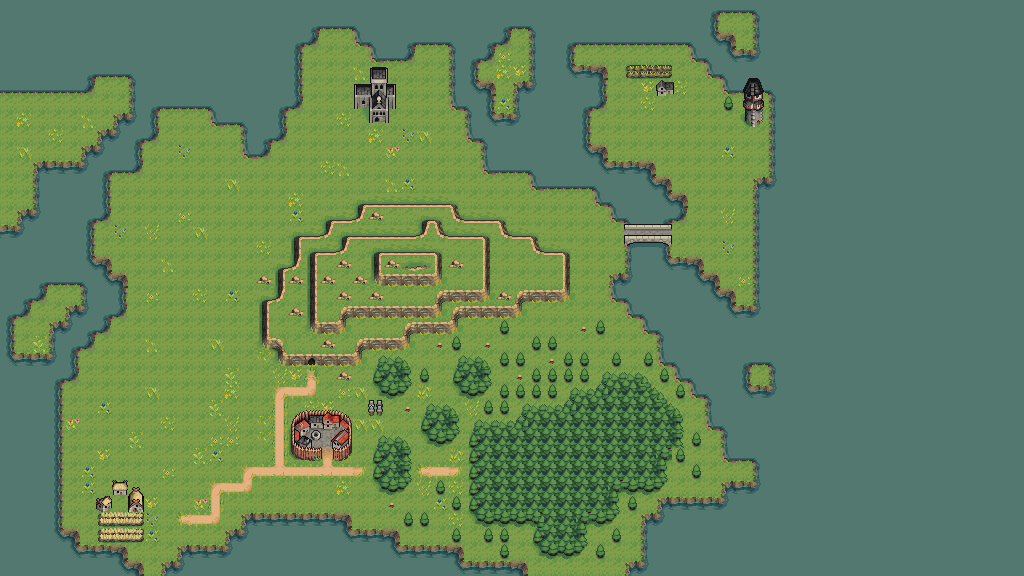

A 2D game scene composited from a Tiled map and its tileset images. What follows is a short description and the map's XML, with each tile layer's data collapsed to a summary:
An orthogonal 64x36 tile map with 16x16 px tiles, 3 tile layers (Calque1, Calque2, Calque3).

<map version="1.2" tiledversion="1.2.3" orientation="orthogonal" renderorder="left-up" width="64" height="36" tilewidth="16" tileheight="16" infinite="0" nextlayerid="7" nextobjectid="1">
 <tileset firstgid="1" source="overworld_tileset_grass.tsx" />
 <layer id="4" name="Calque1" width="64" height="36">
  <data>[2304 cells, 2304 non-empty, 96 distinct tile ids]</data>
 </layer>
 <layer id="5" name="Calque2" width="64" height="36">
  <data>[2304 cells, 25 non-empty, 22 distinct tile ids]</data>
 </layer>
 <layer id="6" name="Calque3" width="64" height="36">
  <data>[2304 cells, 2 non-empty, 2 distinct tile ids]</data>
 </layer>
</map>
